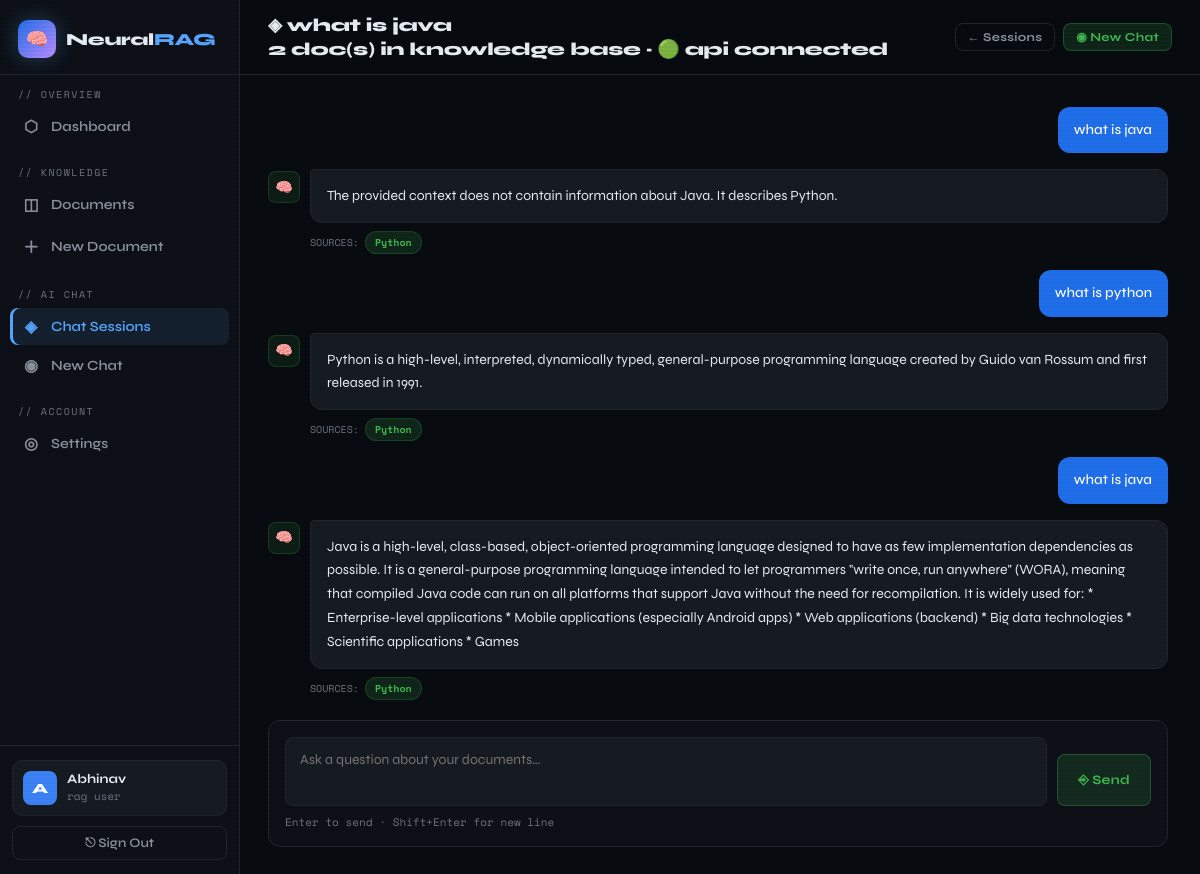
The page /chat/2 (signed in) on the database its author committed.
### tables this page shows
CREATE TABLE chat_sessions (
            id INTEGER PRIMARY KEY AUTOINCREMENT,
            user_id INTEGER NOT NULL,
            title TEXT DEFAULT 'New Chat',
            created_at TEXT DEFAULT (datetime('now')),
            FOREIGN KEY (user_id) REFERENCES users(id) ON DELETE CASCADE
        );

CREATE TABLE chat_messages (
            id INTEGER PRIMARY KEY AUTOINCREMENT,
            session_id INTEGER NOT NULL,
            user_id INTEGER NOT NULL,
            role TEXT NOT NULL,
            content TEXT NOT NULL,
            sources TEXT DEFAULT '[]',
            created_at TEXT DEFAULT (datetime('now')),
            FOREIGN KEY (session_id) REFERENCES chat_sessions(id) ON DELETE CASCADE
        );

### app.py (the view)
@app.route('/chat/<int:session_id>')
@login_required
def chat_session(session_id):
    db = get_db()
    chat_sess = db.execute(
        'SELECT * FROM chat_sessions WHERE id=? AND user_id=?',
        (session_id, session['user_id'])
    ).fetchone()
    if not chat_sess:
        flash('Chat session not found.', 'error')
        return redirect(url_for('chat_list'))
    messages = db.execute(
        'SELECT * FROM chat_messages WHERE session_id=? ORDER BY created_at ASC',
        (session_id,)
    ).fetchall()
    doc_count = db.execute('SELECT COUNT(*) FROM documents WHERE user_id=?',
                           (session['user_id'],)).fetchone()[0]
    has_api_key = bool(session.get('gemini_api_key') or app.config['GEMINI_API_KEY'])
    return render_template('chat_session.html', chat_sess=chat_sess,
                           messages=messages, doc_count=doc_count, has_api_key=has_api_key)

### app.py (called while the page is built)
def get_db():
    if 'db' not in g:
        g.db = sqlite3.connect(app.config['DB_PATH'])
        g.db.row_factory = sqlite3.Row
        g.db.execute("PRAGMA foreign_keys = ON")
    return g.db

def login_required(f):
    @wraps(f)
    def decorated(*args, **kwargs):
        if 'user_id' not in session:
            flash('Please sign in to continue.', 'warning')
            return redirect(url_for('login'))
        return f(*args, **kwargs)
    return decorated

def get_current_user():
    if 'user_id' not in session:
        return None
    db = get_db()
    return db.execute('SELECT * FROM users WHERE id = ?', (session['user_id'],)).fetchone()

@app.template_filter('from_json')
def from_json_filter(s):
    try:
        return json.loads(s or '[]')
    except Exception:
        return []

@app.context_processor
def inject_helpers():
    return dict(get_current_user=get_current_user)

### templates/chat_session.html (shortened to what this page needs)
{% extends "base.html" %}
{% block page_title %}◈ {{ chat_sess.title[:40] }}{% endblock %}
{% block page_sub %}{{ doc_count }} doc(s) in knowledge base · {% if has_api_key %}🟢 api connected{% else %}🔴 demo mode{% endif %}{% endblock %}
{% block topbar_right %}
  <div style="display:flex;gap:8px">
    <a href="{{ url_for('chat_list') }}" class="btn btn-ghost btn-sm">← Sessions</a>
    <a href="{{ url_for('chat_new') }}" class="btn btn-green btn-sm">◉ New Chat</a>
  </div>
{% endblock %}
{% block content %}
<div style="display:flex;flex-direction:column;height:calc(100vh - 130px);max-width:900px">
  <div id="msg-area" style="flex:1;overflow-y:auto;padding:4px 0;margin-bottom:16px;display:flex;flex-direction:column;gap:16px">
    {% for msg in messages %}
    <div class="msg-bubble {{ msg.role }}" data-role="{{ msg.role }}">
      {% if msg.role == 'user' %}
      <div style="display:flex;justify-content:flex-end">
        <div style="max-width:70%;background:var(--primary-d);color:#fff;padding:12px 16px;border-radius:12px 12px 4px 12px;font-size:14px;line-height:1.6;font-weight:500">
          {{ msg.content }}
        </div>
      </div>
      {% else %}
      <div style="display:flex;align-items:flex-start;gap:10px">
        <div style="width:32px;height:32px;border-radius:8px;background:rgba(63,185,80,.1);border:1px solid rgba(63,185,80,.2);display:flex;align-items:center;justify-content:center;font-size:14px;flex-shrink:0;margin-top:2px">🧠</div>
        <div style="flex:1;min-width:0">
          <div style="background:var(--surface2);border:1px solid var(--border);padding:14px 16px;border-radius:4px 12px 12px 12px;font-size:14px;line-height:1.7">{{ msg.content }}</div>
          {% set sources = msg.sources | from_json %}
          {% if sources %}
          <div style="margin-top:8px;display:flex;gap:6px;flex-wrap:wrap;align-items:center">
            <span style="font-size:10px;color:var(--text3);font-family:'Space Mono',monospace">SOURCES:</span>
            {% for src in sources %}
            <a href="{{ url_for('doc_view', doc_id=src.id) }}" class="badge badge-green" style="text-decoration:none;font-size:10px">{{ src.title[:30] }}{% if src.title|length > 30 %}…{% endif %}</a>
            {% endfor %}
          </div>
          {% endif %}
        </div>
      </div>
      {% endif %}
    </div>
    {% endfor %}
  </div>
  <div style="background:var(--surface);border:1px solid var(--border);border-radius:12px;padding:16px">
    <div style="display:flex;gap:10px;align-items:flex-end">
      <textarea id="query-input" placeholder="Ask a question about your documents…"
                style="flex:1;min-height:52px;max-height:180px;resize:none;border-radius:8px;font-family:'Syne',sans-serif"
                rows="2" onkeydown="handleKey(event)"></textarea>
      <button id="send-btn" onclick="sendMessage()" class="btn btn-green" style="height:52px;padding:0 20px;flex-shrink:0">
        ⎆ Send
      </button>
    </div>
    <div style="margin-top:8px;font-size:11px;color:var(--text3);font-family:'Space Mono',monospace">
      Enter to send · Shift+Enter for new line
    </div>
  </div>
</div>
{% endblock %}

### templates/base.html (style rules this page uses)
:root { --bg: #080c10; --surface: #0d1117; --surface2: #161b22; --border: #21262d; --border2: #30363d; --primary: #58a6ff; --primary-d: #1f6feb; --accent: #3fb950; --accent2: #bc8cff; --warn: #d29922; --danger: #f85149; --text: #e6edf3; --text2: #8b949e; --text3: #6e7681; --glow: rgba(88,166,255,0.15); --glow-g: rgba(63,185,80,0.1); }
*, *::before, *::after { box-sizing: border-box; margin: 0; padding: 0; }
html { scroll-behavior: smooth; }
body { font-family: 'Syne', sans-serif; background: var(--bg); color: var(--text); min-height: 100vh; display: flex; overflow-x: hidden; }
body::before { content: ''; position: fixed; inset: 0; background: repeating-linear-gradient(0deg, transparent, transparent 2px, rgba(0,0,0,.03) 2px, rgba(0,0,0,.03) 4px); pointer-events: none; z-index: 9999; }
input[type=text], input[type=email], input[type=password], input[type=search], textarea, select { width: 100%; padding: 11px 14px; background: var(--surface2); border: 1px solid var(--border); border-radius: 8px; color: var(--text); font-size: 14px; font-family: 'Syne', sans-serif; transition: border-color .2s, box-shadow .2s; }
textarea { resize: vertical; min-height: 140px; line-height: 1.6; }
.btn { display: inline-flex; align-items: center; gap: 7px; padding: 9px 18px; border-radius: 8px; border: none; font-size: 13px; font-weight: 700; cursor: pointer; text-decoration: none; transition: all .15s; font-family: 'Syne', sans-serif; letter-spacing: .3px; }
.btn-green { background: rgba(63,185,80,.15); color: var(--accent); border: 1px solid rgba(63,185,80,.3); }
.btn-ghost { background: transparent; color: var(--text2); border: 1px solid var(--border); }
.btn-sm { padding: 6px 12px; font-size: 12px; }
.badge { display: inline-flex; align-items: center; padding: 3px 9px; border-radius: 20px; font-size: 11px; font-weight: 700; font-family: 'Space Mono', monospace; }
.badge-green { background: rgba(63,185,80,.15); color: var(--accent); border: 1px solid rgba(63,185,80,.2); }
a { color: var(--primary); text-decoration: none; }

### rows shown on the page
chat_sessions: title "what is java"
chat_messages: content "what is java"
chat_messages: content "The provided context does not contain information about Java. It describes Python.", title "Python"
chat_messages: content "what is python"
chat_messages: content "Python is a high-level, interpreted, dynamically typed, general-purpose programming language created by Guido van Rossum and first released in 1991.", title "Python"
chat_messages: content "what is java"
chat_messages: content "Java is a high-level, class-based, object-oriented programming language designed to have as few implementation dependencies as possible. It is a general-purpose programming language intended to let programmers \"write once, run anywhere\" (WORA), meaning that compiled Java code can run on all platforms that support Java without the need for recompilation. It is widely used for: * Enterprise-level applications * Mobile applications (especially Android apps) * Web applications (backend) * Big data technologies * Scientific applications * Games", title "Python"

### other values the page prints
{{ session.username[0].upper() }} "A"
{{ session.username }} "Abhinav"
{{ doc_count }} "2"
